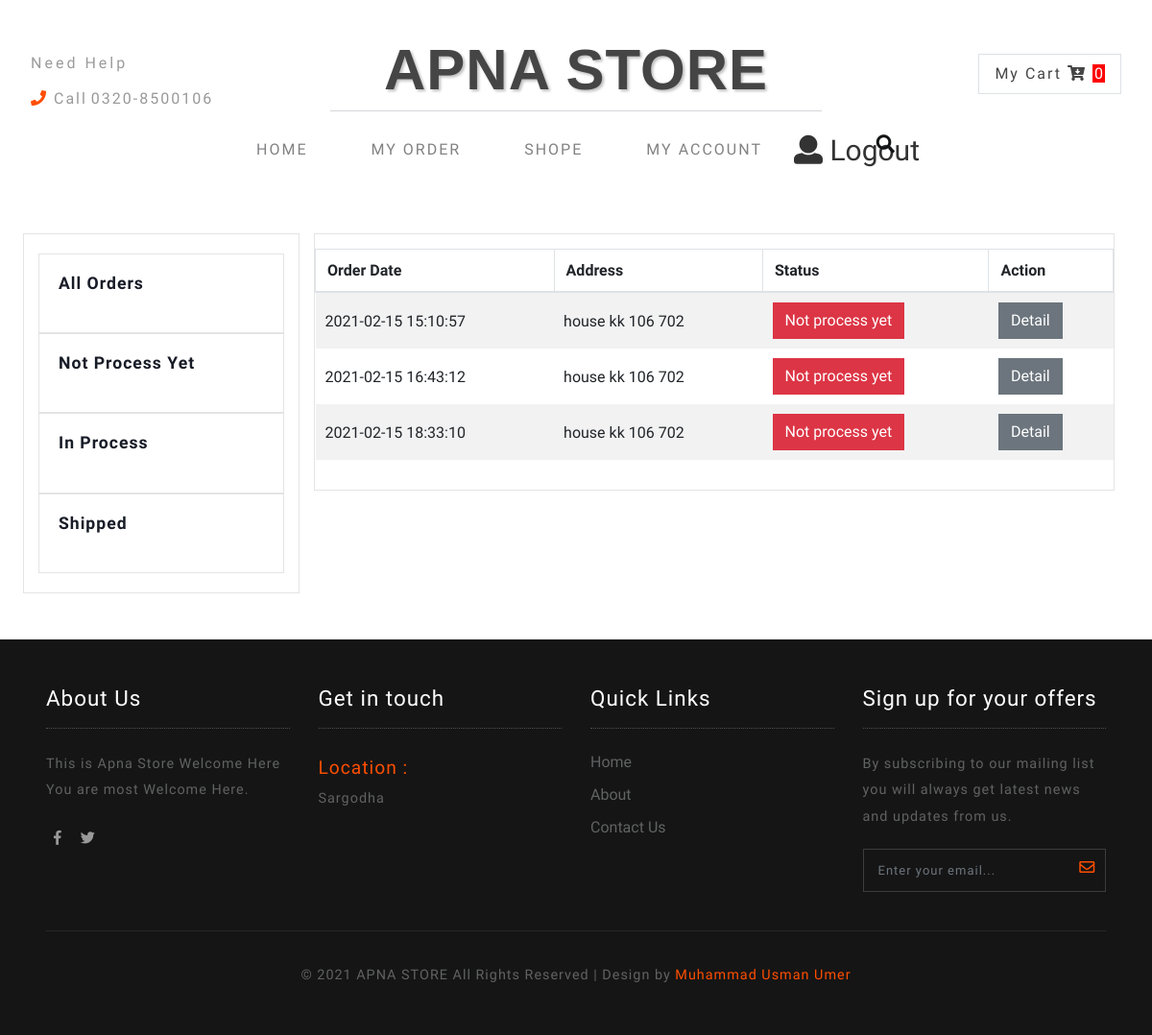
The app's page /user/notprocess.php (signed in) with its own data.
### tables this page shows
CREATE TABLE `order` (
  `order_id` int(255) NOT NULL,
  `order_date` datetime NOT NULL DEFAULT current_timestamp(),
  `user_id` int(255) NOT NULL,
  `address` varchar(255) NOT NULL,
  `status` varchar(255) NOT NULL,
  `phone` varchar(255) NOT NULL,
  `name` varchar(255) NOT NULL,
  `payment` varchar(255) NOT NULL
);

### user/config/operationsorder.php (called while the page is built, shortened)
<?php
require_once('./config/dbconfig.php');
$db = new dbconfig();
class operationsorder extends dbconfig
{
    public function view_recordnotprocess()
    {
        global $db;
        $id= $_SESSION['user_id'];
            $query = "SELECT * FROM `order` WHERE  order.status ='' and user_id='$id'";
            $result = mysqli_query($db->connection, $query);
            return $result;
    }
}
?>

### user/config/dbconfig.php (called while the page is built, shortened)
<?php
require_once('./config/operationsorder.php');
class dbconfig
{
    public function db_connect()
    {
        $this->connection = mysqli_connect('localhost', 'root', '', 'e-com');
    }
}
?>

### user/notprocess.php (the view, shortened to what this page needs)
<?php
include_once('header.php');
?>
<?php
include_once('./config/dbconfig.php');
$db = new operationsorder();
$result=$db->view_recordnotprocess();
?>
<section class="banner-bottom-wthreelayouts py-lg-5 py-3">
	<div class="container-fluid">
		<div class="inner-sec-shop px-lg-4 px-3">
			<div class="row">
				<div class="side-bar col-lg-3">
                <a href="all.php">
                        <div class="range">
                            <h3 class="agileits-sear-head">All Orders</h3>
                        </div>
                    </a>
                    <a href="notprocess.php">
                        <div class="range">
                            <h3 class="agileits-sear-head">Not Process Yet</h3>
                        </div>
                    </a>
                    <a href="inprocess.php">
                        <div class="range">
                            <h3 class="agileits-sear-head">In Process</h3>
                        </div>
                    </a>
                    <a href="shipped.php">
                        <div class="range">
                            <h3 class="agileits-sear-head">Shipped</h3>
                        </div>
                    </a>
				</div>
				<div class="left-ads-display col-lg-9">
					<div class="wrapper_top_shop">
						<div class="row">
                        <div class="table-responsive">
                            <table id="data_table" class="table table-bordered table-striped" cellspacing="0">
                                <thead>
                                    <tr>
                                        <th> Order Date</th>
                                        <th>Address</th>
                                        <th>Status</th>
                                        <th>Action</th>
                                    </tr>
                                </thead>
                                <tbody>
                                    <?php
                                    while ($data = mysqli_fetch_assoc($result)) {
                                    ?>
                                        <td><?php echo $data['order_date'] ?></td>
                                        <td><?php echo $data['address'] ?></td>
                                        <td><button type="button" class="btn btn-danger rounded-0">Not process yet</button></td>
                                        <td><a href="orderdetail.php?O_ID=<?php echo $data['order_id'] ?>" class="btn btn-secondary rounded-0">Detail</a></td>
                                    <?php
                                    }
                                    ?>
                                </tbody>
                            </table>
                        </div>
						</div>
					</div>
				</div>
			</div>
</section>
<?php include_once('footer.php');
?>

### user/css/shop.css (style rules this page uses)
div#my-cart-modal .table>thead>tr>th, .table>tbody>tr>th, .table>tfoot>tr>th, .table>thead>tr>td, .table>tbody>tr>td, .table>tfoot>tr>td { padding: 10px; vertical-align: middle; border: none; }
.btn { display: inline-block; }
h3.agileits-sear-head { color: #181c27; margin-bottom: 20px; font-size: 1.1em; font-weight: 600; }
.range, .w3-brand-select, .w3ls-featured-ads { padding: 20px 20px; border: 1px solid #e4e4e4; }
.side-bar { padding: 20px 15px; border: 1px solid #e4e4e4; }
.wrapper_top_shop { padding: 15px; border: 1px solid #e4e4e4; }

### user/css/style.css (style rules this page uses)
body a { text-decoration: none; transition: 0.5s all; -webkit-transition: 0.5s all; -moz-transition: 0.5s all; -o-transition: 0.5s all; -ms-transition: 0.5s all; font-family: 'Inconsolata', monospace; }
h1, h2, h3, h4, h5, h6 { margin: 0; font-family: 'Inconsolata', monospace; letter-spacing: 1px; }

### user/css/checkout.css (style rules this page uses)
body a { transition: 0.5s all; -webkit-transition: 0.5s all; -o-transition: 0.5s all; -moz-transition: 0.5s all; -ms-transition: 0.5s all; }

### records on screen
order: order_date "2021-02-15 15:10:57", address "house kk 106 702"
order: order_date "2021-02-15 16:43:12", address "house kk 106 702"
order: order_date "2021-02-15 18:33:10", address "house kk 106 702"

### other values on screen
$n "0"
